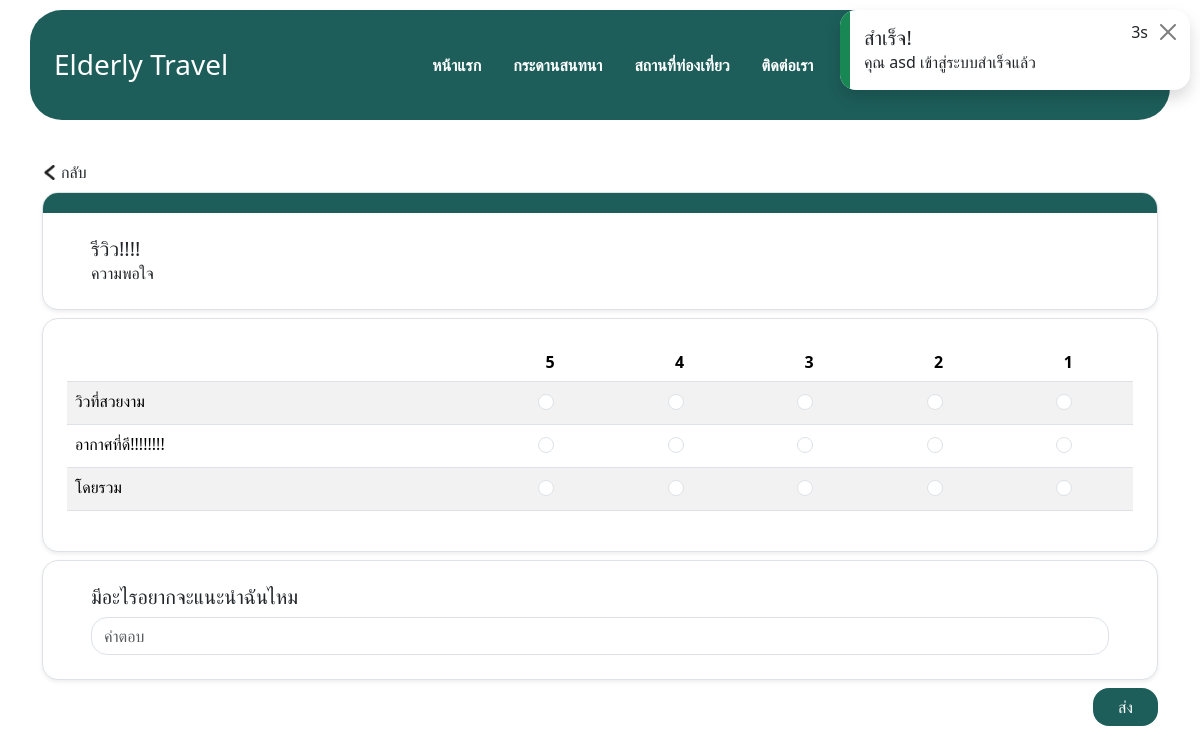
The app's page /assessments.php?assessment_id=2 (signed in) with its own data.
### tables this page shows
CREATE TABLE `assessments` (
  `assessment_id` int(11) NOT NULL,
  `title` varchar(255) NOT NULL,
  `body` varchar(255) NOT NULL,
  `questions` longtext NOT NULL CHECK (json_valid(`questions`)),
  `additional` varchar(150) DEFAULT NULL,
  `visitors` int(11) NOT NULL DEFAULT 0,
  `created_at` timestamp NOT NULL DEFAULT current_timestamp(),
  `updated_at` timestamp NULL DEFAULT NULL ON UPDATE current_timestamp()
);

### assessments.php (the view, shortened to what this page needs)
<?php
require_once("config.php");
$row = null;
if(isset($_SESSION["user_login"])){
    $row = sql("SELECT * FROM users WHERE user_id = ?",[$_SESSION["user_login"]])->fetch();
}elseif(isset($_SESSION["admin_login"])){
    msg("warning","คำเตือน","ไม่สามารถเข้าถึงหน้านี้ได้","admin/");
}
$score = [
    "5",
    "4",
    "3",
    "2",
    "1",
];
?>
<!DOCTYPE html>
<html lang="en" data-bs-theme='light'>
<head>
    <?php
    require_once("link.php");
    ?>
</head>
<body>
    <?php
    require_once("components/nav.php");
    ?>
    <div class='container' style='margin-top:10rem'>
        <div class='d-flex'>
            <a href="/" class='d-flex gap-1 align-items-center text-decoration-none text-dark'>
                <img src="<?= imagePath("web_images/icons","chevron-back.png") ?>" width='15px' height='15px' class='object-fit-cover'>
                กลับ
            </a>
        </div>
        <?php
        if(isset($_GET["assessment_id"])){
            $assessment_id = $_GET["assessment_id"];
            $assessment = sql("SELECT * FROM assessments WHERE assessment_id = ?",[$assessment_id])->fetch();
            $questions = json_decode($assessment["questions"]);
            $assessment_responses = $row ? sql("SELECT * FROM assessment_responses WHERE assessment_id = ? AND user_id = ?",[$assessment_id,$row["user_id"]])->fetch() : null;
            $responses = $assessment_responses ? json_decode($assessment_responses["responses"]) : null;
        ?>
            <form action="api/assessments.php?assessment_id=<?= $assessment_id ?>" method='post'>
                <div class='mt-2 bg-white overflow-hidden rounded-xl border shadow-sm'>
                    <div class='bg-teal w-100' style='height:20px'></div>
                    <div class='px-5 py-4 position-relative'>
                        <h5><?= $assessment["title"] ?></h5>
                        <div><?= $assessment["body"] ?></div>
                    </div>
                </div>
                <div class='mt-2 bg-white overflow-hidden position-relative rounded-xl border shadow-sm'>
                    <div class='table-responsive p-4'>
                        <table class="table table-striped">
                            <thead>
                                <tr>
                                    <th style='width:500px'></th>
                                    <?php foreach($score as $index=>$val){ ?>
                                        <th style='width:150px' class='text-center'><?= $val ?></th>
                                    <?php } ?>
                                </tr>
                            </thead>
                            <tbody>
                                <?php foreach($questions as $index=>$q){ ?>
                                    <tr>
                                        <td>
                                            <?= $q; ?>
                                        </td>
                                        <?php foreach($score as $val){ ?>
                                            <td>
                                                <label for="form-check-<?= $val ?>-<?= $index ?>" class='d-flex justify-content-center align-items-center cursor-pointer'>
                                                    <div class='form-check'>
                                                        <input <?= $responses && $responses[$index] == $val ? 'checked' : 'value="' . $val .'"' ?> <?= $responses ? "disabled" : "" ?>  id='form-check-<?= $val ?>-<?= $index ?>' type="radio" class='form-check-input cursor-pointer' name='response-<?= $index; ?>' required>
                                                    </div>
                                                </label>
                                            </td>
                                        <?php } ?>
                                    </tr>
                                <?php } ?>
                            </tbody>
                        </table>
                    </div>
                </div>
                <?php
                if($assessment["additional"]){ ?>
                    <div class='mt-2 bg-white overflow-hidden position-relative rounded-xl border shadow-sm'>
                        <div class='px-5 py-4'>
                            <h5><?= $assessment["additional"] ?></h5>
                            <input type="text" class="form-control mt-2" name='additional' placeholder='คำตอบ' required <?= $responses ? 'value="'. $assessment_responses["additional"] .'" disabled' : "" ?>>
                        </div>
                    </div>
                <?php } ?>
                <div class='d-flex justify-content-end mt-2'>
                    <?php
                    if(isset($_SESSION["user_login"])){ ?>
                        <?php if($responses){ ?>
                            <a href="javascript:window.history.back()" class='btn btn-secondary d-flex align-items-center gap-1'>
                                <img src="<?= imagePath("web_images/icons","chevron-back.png") ?>" width='15px' height='15px' class='object-fit-cover'>
                                ย้อนกลับ
                            </a>
                        <?php }else{ ?>
                            <button type="submit" name='sendAssessment' class='btn btn-teal px-4'>ส่ง</button>
                        <?php } ?>
                    <?php }else{ ?>
                        <a href="login.php" class='btn btn-teal px-4'>เข้าสู่ระบบ</a>
                    <?php } ?>
                </div>
            </form>
        <?php } ?>
    </div>
</body>
</html>

### libs/style.css (style rules this page uses)
* { transition: 0.4s !important; }
:root { --black-light: #212529; --teal: #1D5E5A; }
h1,h2,h3,h4,h5,h6 { margin: 0; padding: 0; }
.rounded-xl { border-radius: 1rem !important; }
.cursor-pointer { cursor: pointer; }
.object-fit-cover { object-fit: cover; }
.btn { border-radius: 1rem !important; }
.bg-teal { background-color: var(--teal) !important; }

### records on screen
assessments: title "รีวิว!!!!", body "ความพอใจ", questions "วิวที่สวยงาม", questions "อากาศที่ดี!!!!!!!!", questions "โดยรวม", additional "มีอะไรอยากจะแนะนำฉันไหม"

### other values on screen
$_SESSION[$type][0] "สำเร็จ!"
$_SESSION[$type][1] "คุณ asd เข้าสู่ระบบสำเร็จแล้ว"
$val "5"
$val "4"
$val "3"
$val "2"
$val "1"
